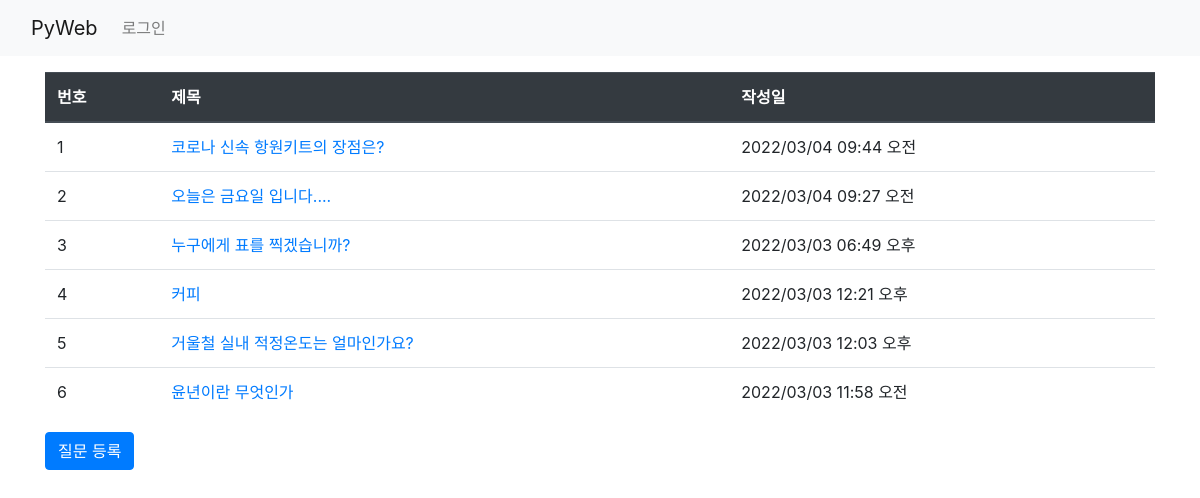
The page / on the database its author committed.
### board/models.py (models this page shows, shortened)
class Question(models.Model):
    subject = models.CharField(max_length=200)
    content = models.TextField()
    create_date = models.DateTimeField()

### board/views.py (the view)
# urls.py: path('', views.index, name='index'),  # 127.0.0.1:8000/board/
def index(request):
    question_list = Question.objects.order_by('-create_date')  #'-'내림 차순, -pk도 가능
    return render(request, 'board/question_list.html',
                  {'question_list': question_list})

### templates/board/question_list.html (shortened to what this page needs)
{% extends 'base.html' %}
{% block content %}
  <div class="container my-3" >
      <table class="table">
          <thead class="thead-dark">
            <tr>
                <th>번호</th>
                <th>제목</th>
                <th>작성일</th>
            </tr>
          </thead>
          <tbody>
            {% if question_list %}
                {% for question in question_list %}
                <tr>
                    <td> {{ forloop.counter }}</td>
                    <td>
                        <a href="{% url 'board:detail' question.id %}">{{ question.subject }}</a>
                    </td>
                    <td>{{ question.create_date|date:'o/m/d h:i a' }}</td>
                </tr>
                    {% endfor %}
            {% endif %}
          </tbody>
      </table>
      <a href="{% url 'board:question_create' %}" class="btn btn-primary">질문 등록</a>
  </div>
{% endblock %}

### rows shown on the page
Question: subject "코로나 신속 항원키트의 장점은?", create_date "2022/03/04 09:44 오전"
Question: subject "오늘은 금요일 입니다....", create_date "2022/03/04 09:27 오전"
Question: subject "누구에게 표를 찍겠습니까?", create_date "2022/03/03 06:49 오후"
Question: subject "커피", create_date "2022/03/03 12:21 오후"
Question: subject "거울철 실내 적정온도는 얼마인가요?", create_date "2022/03/03 12:03 오후"
Question: subject "윤년이란 무엇인가", create_date "2022/03/03 11:58 오전"
